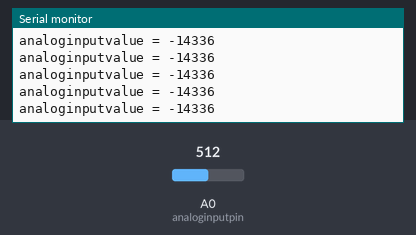
This sketch was run on a simulated Arduino Uno, built with avr-gcc and run on an emulated ATmega328P. Shown: the last lines printed to the serial monitor. Inputs (shaded band) come from the test bench; at power-on: A0 (analoginputpin) = 512.

Above: at 1.2 s.
1.3 s: A0 (analoginputpin) set to 665
At 2.1 s:
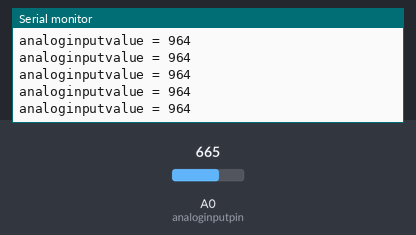
4.3 s: A0 (analoginputpin) set to 676
At 5.2 s:
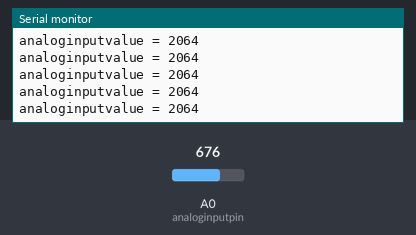
16.3 s: A0 (analoginputpin) set to 740
At 17.1 s:
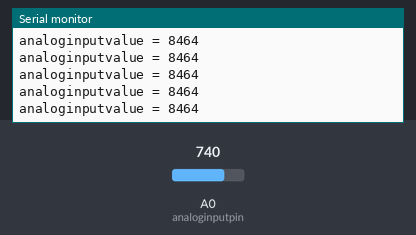
17.8 s: A0 (analoginputpin) set to 771
At 18.8 s:
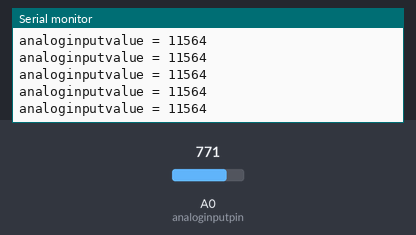
Timing chart, 0 to 20.3 s (numbered marks = the images above; inputs shaded):
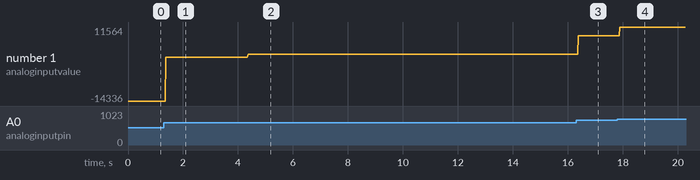

Measured:
- after the input at 1.3 s, the serial monitor: prints a new line after 0.08 s (image 1)
- after the input at 4.3 s, the serial monitor: prints a new line after 0.07 s (image 2)
- after the input at 16.3 s, the serial monitor: prints a new line after 0.08 s (image 3)
- after the input at 17.8 s, the serial monitor: prints a new line after 0.09 s (image 4)
- plotted number 1: -14336 → 964 after the input at 1.3 s, 964 → 2064 after the input at 4.3 s, 2064 → 8464 after the input at 16.3 s, 8464 → 11564 after the input at 17.8 s

The sketch:

Sound_sensor.ino
```cpp
int analoginputpin = A0;
int analoginputvalue;

void setup() {
  // put your setup code here, to run once:
  Serial.begin(9600);
  pinMode(analoginputpin,INPUT);

}

void loop() {
  // put your main code here, to run repeatedly:
  analoginputvalue = analogRead(analoginputpin);
  Serial.print("analoginputvalue = ");
  Serial.println(analoginputvalue * 100);

}
```
